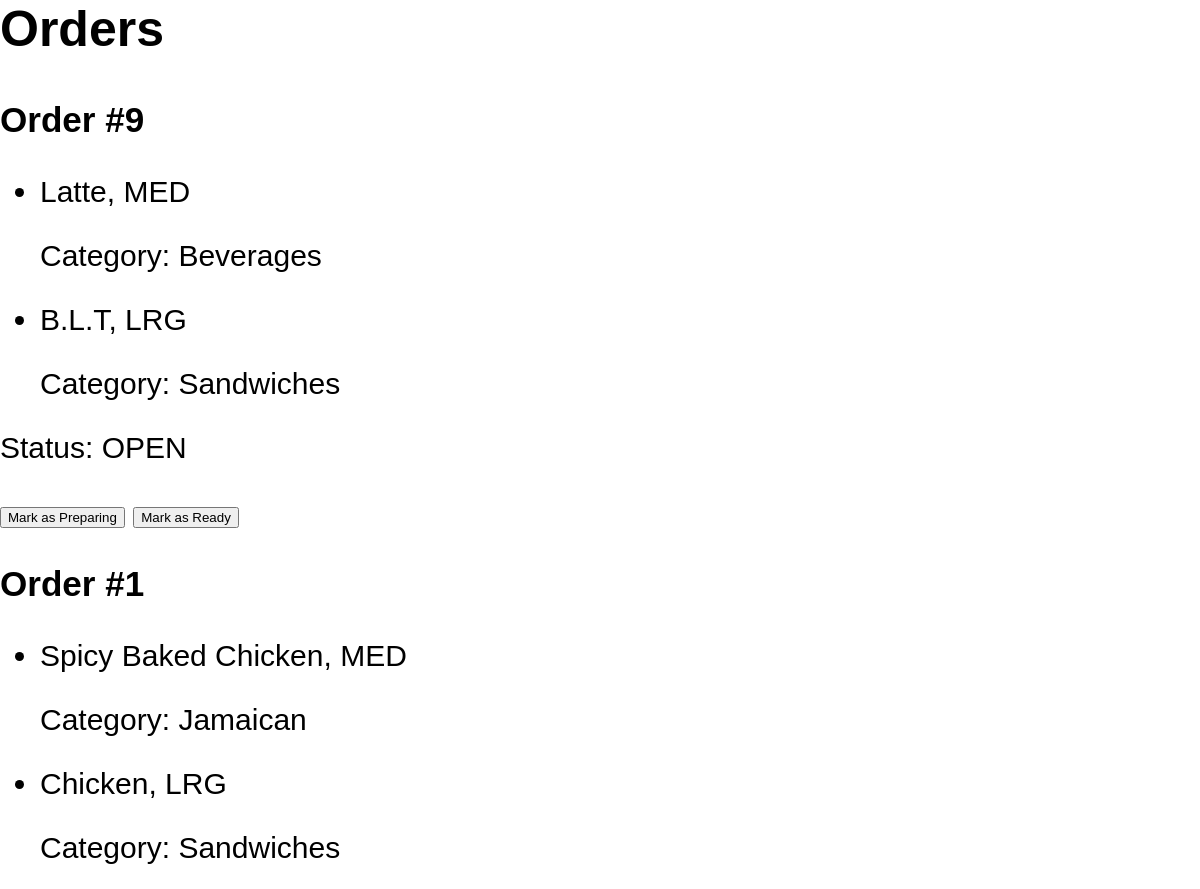
The app's page /Server.php (upper part), older data.
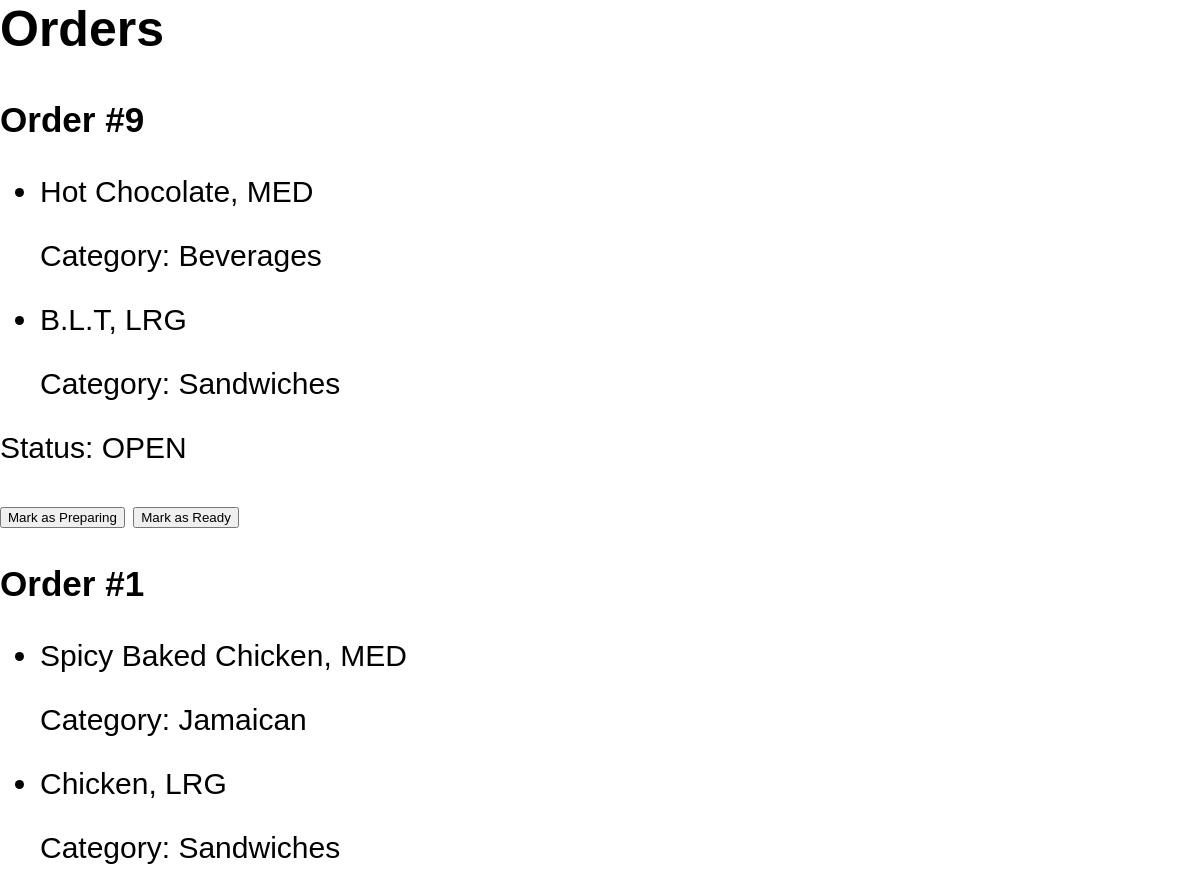
The same page, newer data.
### tables this page shows
CREATE TABLE `menuItems` (
    `id` int(11) NOT NULL AUTO_INCREMENT ,
    `name` varchar(50) NOT NULL default '',
    `category` varchar(35)  NOT NULL default '',
    `medium_size` char(3) NOT NULL default 'MED', 
    `large_size` char(3) NOT NULL default '', 
    `price` int(5)  NOT NULL default 0,
    `large_price` int(5) NOT NULL default 0,
    `image` varchar(50) NOT NULL default 'default-menu-image.jpg',
    `in_stock` varchar(3) NOT NULL default 'YES',
    PRIMARY KEY (`id`)

);

### Employee.php (called while the page is built, shortened)
<?php
require_once 'DBManager.php';
class Employee extends Person{
    function __construct($name, $username, $password,$dbmanager)
    {
        $this->dbmanager = $dbmanager;
        $this->conn = $this->dbmanager->getConn();
    }
}
?>

### Server.php (the view, shortened to what this page needs)
<?php
    require "DBManager.php";
    require "Employee.php";
    class Server extends Employee{
        public function viewOrders(){
            $stmt = $this->conn->query("SELECT * FROM `orders` WHERE `status` = 'OPEN' OR `status` = 'PREP' ORDER BY `start_time` ASC");
            $orders = $stmt->fetchAll();
           ?>
            <h2>Orders</h2>
            <?php foreach($orders as $order):?>
            <div id="orderDiv<?=$order["id"]?>">
                <h3>Order #<?=$order["id"]?></h3>
                <ul><?php
                    $items = explode(",",$order["items"]);
                    foreach($items as $item):
                        $foodID = (int) substr($item,0,2);
                        $foodItems = $this->conn->query("SELECT * FROM menuItems WHERE id =$foodID");
                        $foodResult = $foodItems->fetchAll();
                        $foodName = $foodResult[0]["name"];
                        $foodCategory = $foodResult[0]["category"];
                ?>
                        <li id="<?=$order["id"]?>>"><?=$foodName?>, <?=substr($item,3)?></li>
                        <p class="item-category">Category: <?=$foodCategory?></p>
                    <?php endforeach?>
                </ul>
                <p class="order-status-" id="order-status-<?=$order["id"]?>">Status: <?=$order["status"]?></p>
                <button id="<?=$order["id"]?>" class="mark-preparing">Mark as Preparing</button>
                <button id="<?=$order["id"]?>" class="mark-ready">Mark as Ready</button>
            </div>
            <?php endforeach?>
        <?php }
    }
    $host = 'localhost';
    $username = 'boardwalk_user';
    $password = 'password123';
    $dbname = 'cafeInfo';
    $db = new DBManager($host, $username, $password, $dbname);
    $server = new Server("john", "john123", "pwd123", $db);
    $server->viewOrders();
?>

Row changes from the older to the newer data that the page shows:
changed menuitems "Beverages": name "Latte" → "Hot Chocolate"
